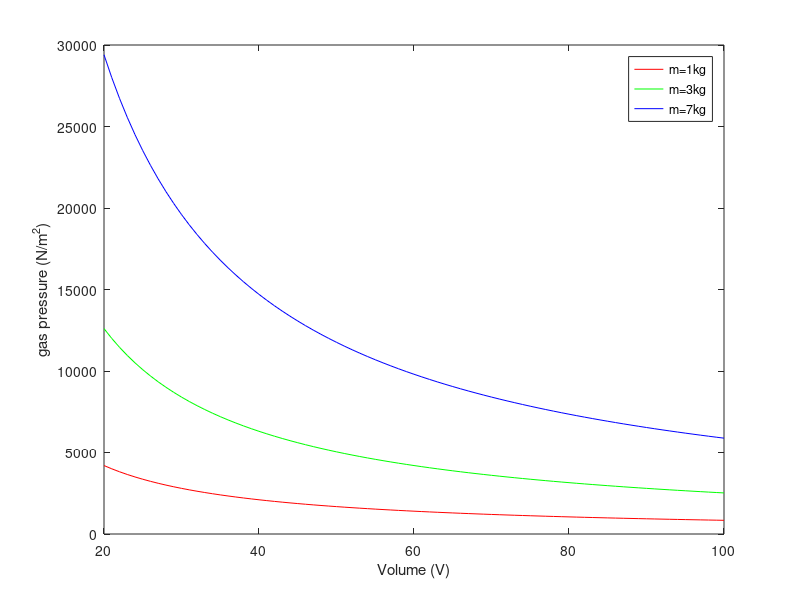

This figure's MATLAB source:
clear

R = 286.7;
T = 293.0;
V = [20:100];
m = [1.0,3.0,7.0];
%p = @(V) (m.*R.*T ./ V); fplot(p,[20,100],'b');xlabel('Volume (V)');ylabel('gas pressure (N/m^2)');
p_1 =  (m(1).*R.*T ./ V)
p_3 =  (m(2).*R.*T ./ V)
p_7 =  (m(3).*R.*T ./ V)
plot(V,p_1,'r',V,p_3,'g',V,p_7,'b'),xlabel('Volume (V)'),ylabel('gas pressure (N/m^2)');
legend('m=1kg','m=3kg','m=7kg');